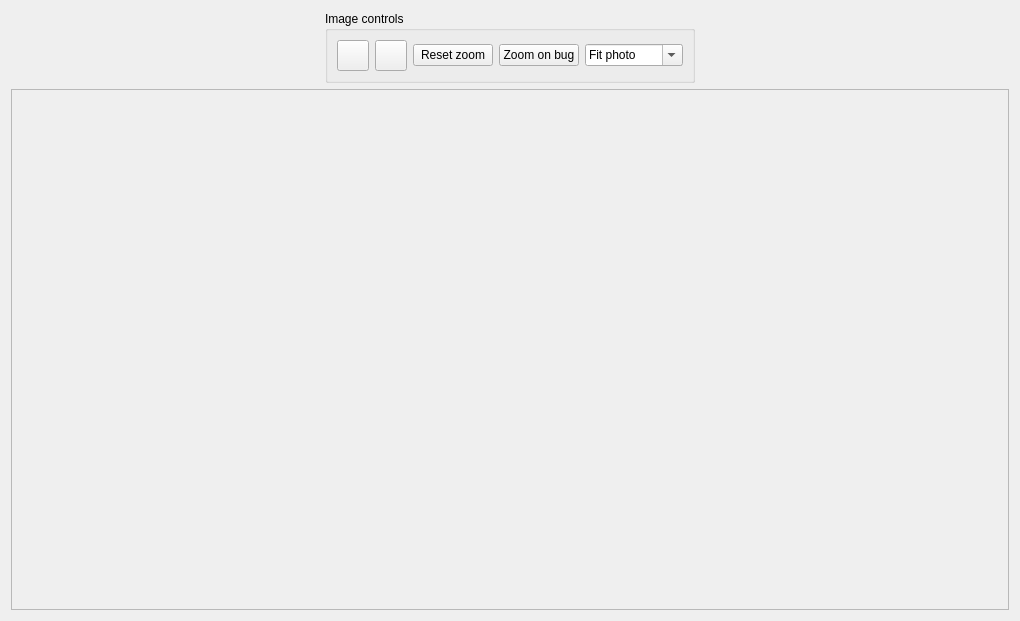
<?xml version="1.0" encoding="UTF-8"?>
<ui version="4.0">
 <class>Form</class>
 <widget class="QWidget" name="Form">
  <property name="geometry">
   <rect>
    <x>0</x>
    <y>0</y>
    <width>1020</width>
    <height>621</height>
   </rect>
  </property>
  <property name="windowTitle">
   <string>Form</string>
  </property>
  <layout class="QVBoxLayout" name="verticalLayout">
   <item>
    <layout class="QHBoxLayout" name="controlBar">
     <item>
      <widget class="QGroupBox" name="grpImageControls">
       <property name="sizePolicy">
        <sizepolicy hsizetype="Fixed" vsizetype="Fixed">
         <horstretch>0</horstretch>
         <verstretch>0</verstretch>
        </sizepolicy>
       </property>
       <property name="title">
        <string>Image controls</string>
       </property>
       <layout class="QHBoxLayout" name="horizontalLayout_4">
        <item>
         <widget class="QToolButton" name="tbtnRotateCCW">
          <property name="text">
           <string/>
          </property>
          <property name="iconSize">
           <size>
            <width>24</width>
            <height>24</height>
           </size>
          </property>
         </widget>
        </item>
        <item>
         <widget class="QToolButton" name="tbtnRotateCW">
          <property name="text">
           <string/>
          </property>
          <property name="iconSize">
           <size>
            <width>24</width>
            <height>24</height>
           </size>
          </property>
         </widget>
        </item>
        <item>
         <widget class="QPushButton" name="btnResetZoom">
          <property name="text">
           <string>Reset zoom</string>
          </property>
         </widget>
        </item>
        <item>
         <widget class="QPushButton" name="btnZoomBug">
          <property name="text">
           <string>Zoom on bug</string>
          </property>
         </widget>
        </item>
        <item>
         <widget class="QComboBox" name="cbxZoom">
          <property name="editable">
           <bool>true</bool>
          </property>
          <property name="currentIndex">
           <number>0</number>
          </property>
          <property name="insertPolicy">
           <enum>QComboBox::NoInsert</enum>
          </property>
          <item>
           <property name="text">
            <string>Fit photo</string>
           </property>
          </item>
          <item>
           <property name="text">
            <string>Fit specimen</string>
           </property>
          </item>
          <item>
           <property name="text">
            <string>10%</string>
           </property>
          </item>
          <item>
           <property name="text">
            <string>25%</string>
           </property>
          </item>
          <item>
           <property name="text">
            <string>50%</string>
           </property>
          </item>
          <item>
           <property name="text">
            <string>100%</string>
           </property>
          </item>
          <item>
           <property name="text">
            <string>200%</string>
           </property>
          </item>
          <item>
           <property name="text">
            <string>300%</string>
           </property>
          </item>
          <item>
           <property name="text">
            <string>400%</string>
           </property>
          </item>
         </widget>
        </item>
       </layout>
      </widget>
     </item>
    </layout>
   </item>
   <item>
    <widget class="QFrame" name="viewFrame">
     <property name="frameShape">
      <enum>QFrame::StyledPanel</enum>
     </property>
     <property name="frameShadow">
      <enum>QFrame::Raised</enum>
     </property>
    </widget>
   </item>
  </layout>
 </widget>
 <resources/>
 <connections/>
</ui>
